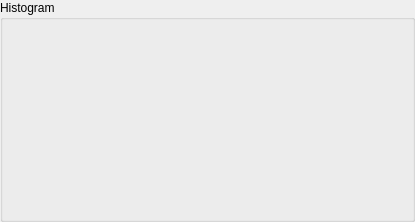
<?xml version="1.0" encoding="UTF-8"?>
<ui version="4.0">
 <class>control_panel::output::Histogram</class>
 <widget class="QWidget" name="ControlPanel_Output_Histogram">
  <property name="geometry">
   <rect>
    <x>0</x>
    <y>0</y>
    <width>415</width>
    <height>222</height>
   </rect>
  </property>
  <property name="focusPolicy">
   <enum>Qt::ClickFocus</enum>
  </property>
  <property name="windowTitle">
   <string>Dialog</string>
  </property>
  <layout class="QVBoxLayout" name="verticalLayout">
   <property name="spacing">
    <number>9</number>
   </property>
   <property name="leftMargin">
    <number>0</number>
   </property>
   <property name="topMargin">
    <number>0</number>
   </property>
   <property name="rightMargin">
    <number>0</number>
   </property>
   <property name="bottomMargin">
    <number>0</number>
   </property>
   <item>
    <widget class="QGroupBox" name="groupBox">
     <property name="title">
      <string>Histogram</string>
     </property>
     <layout class="QVBoxLayout" name="verticalLayout_2">
      <item>
       <widget class="ColorHistogram" name="histogram" native="true">
        <property name="minimumSize">
         <size>
          <width>0</width>
          <height>100</height>
         </size>
        </property>
        <property name="maximumSize">
         <size>
          <width>16777215</width>
          <height>100</height>
         </size>
        </property>
       </widget>
      </item>
     </layout>
    </widget>
   </item>
  </layout>
 </widget>
 <customwidgets>
  <customwidget>
   <class>ColorHistogram</class>
   <extends>QWidget</extends>
   <header>ColorHistogram.h</header>
   <container>1</container>
  </customwidget>
 </customwidgets>
 <resources/>
 <connections/>
</ui>
